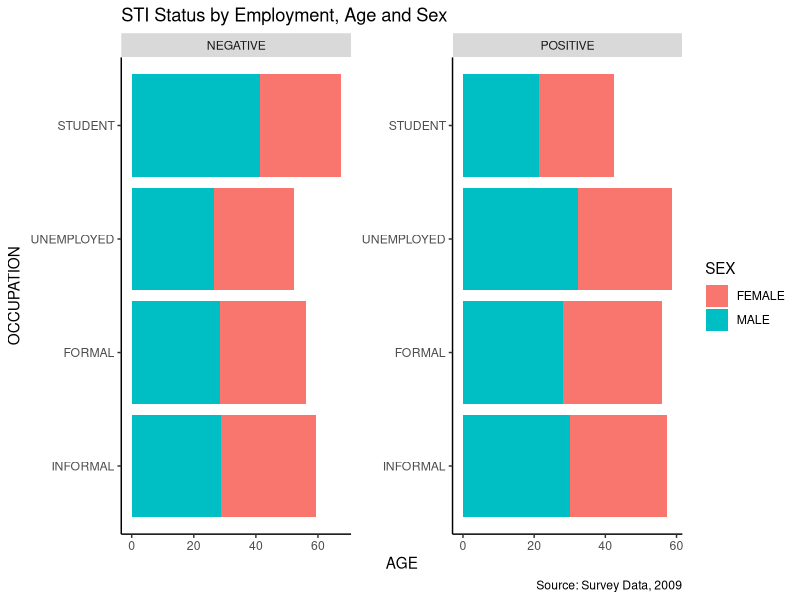
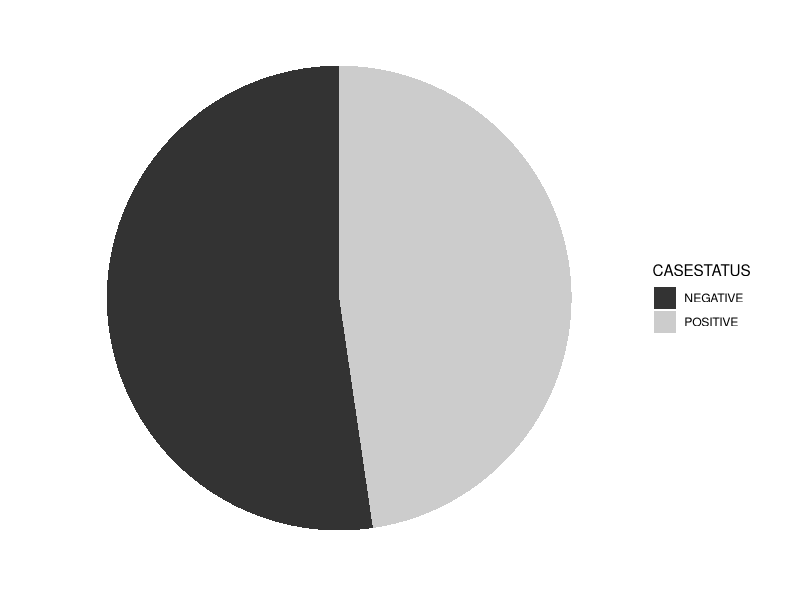

Reproduce these figures in R, in order.
# load packages
library(dplyr)
library(stringr)
library(forcats)
library(ggplot2)

# load data
STIdata <- read.csv(file = "./Data/STIData.csv", 
                    stringsAsFactors=TRUE)
# clean data 
STIdata1 <- STIdata %>% 
  
  # keep only positive and negative cases, and non-blank sex
  filter(CaseStatus %in% c("Positive", "Negative") & Sex != "") %>% 
  
  # keep only relevant variables 
  select(c(CaseStatus, Date, Age = A1Age, Sex, Occupation = A2Occupation,
           Church = A3Church, LevelOfEducation = A4LevelOfEducation,
           MaritalStatus = A5MaritalStatus, Weight, Height,
           DurationOfillness, WhyhaveSTI = E8WhyhaveSTI, Typeofsti,
           Usedcondom = N11Usedcondom, TakenAlcohol = N13TakenAlcohol,
           SexDebut = N2SexDebut, AgeFirstSex)) %>% 
  
  # remove numbers in value labels and convert to upper case
  mutate(CaseStatus = toupper(stringr::str_replace(CaseStatus, "\\d", "")),
         Date = toupper(stringr::str_replace(Date, "\\d", "")),
         Sex = toupper(stringr::str_replace(Sex, "\\d", "")),
         Occupation = toupper(stringr::str_replace(Occupation, "\\d", "")),
         Church = toupper(stringr::str_replace(Church, "\\d", "")),
         LevelOfEducation = toupper(stringr::str_replace(LevelOfEducation, "\\d", "")),
         MaritalStatus = toupper(stringr::str_replace(MaritalStatus, "\\d", "")),
         WhyhaveSTI = toupper(stringr::str_replace(WhyhaveSTI, "\\d", "")),
         Typeofsti = toupper(stringr::str_replace(Typeofsti, "\\d\\)", "")),
         Usedcondom = toupper(stringr::str_replace(Usedcondom, "\\d", "")),
         TakenAlcohol = toupper(stringr::str_replace(TakenAlcohol, "\\d", "")),
         AgeFirstSex = toupper(AgeFirstSex)) %>% 
  
  # convert var names to upper case
  rename_with(str_to_upper)

# write data
saveRDS(object = STIdata1, 
        file = "./Data/Clean STI Data.rds")


plot1_data <- STIdata1 %>% 
  group_by(OCCUPATION, SEX, CASESTATUS) %>% 
  summarise(AGE = round(mean(AGE, na.rm = TRUE), 1)) %>% 
  group_by(OCCUPATION, SEX) %>% 
  mutate(INDEX = sum(AGE))


plot1 <- plot1_data %>% 
  ggplot(aes(x = fct_reorder(OCCUPATION, INDEX, .desc = TRUE),
             y = AGE, 
             fill = SEX)) +
  geom_col() +
  facet_wrap( ~ CASESTATUS, scales = "free")+
  coord_flip() +
  labs(title = "STI Status by Employment, Age and Sex", 
       x = "OCCUPATION",
       y = "AGE",
       caption = "Source: Survey Data, 2009") +
  theme(panel.border = element_blank(),
        panel.grid.major = element_blank(),
        panel.grid.minor = element_blank(), 
        panel.background = element_blank(),
        axis.line = element_line(colour = "black"))

plot1

plo2 <- plot1_data %>% 
  ggplot(aes(x = "", y = AGE, fill = CASESTATUS))+
  geom_bar(width = 1, stat = "identity") +
  coord_polar("y", start=0) +
  scale_fill_grey() +  
  theme_minimal()+
  theme(
    axis.title.x = element_blank(),
    axis.title.y = element_blank(),
    panel.border = element_blank(),
    panel.grid=element_blank(),
    axis.ticks = element_blank(),
    plot.title=element_text(size=14, face="bold")
  )+ 
  theme(axis.text.x=element_blank())
plo2
